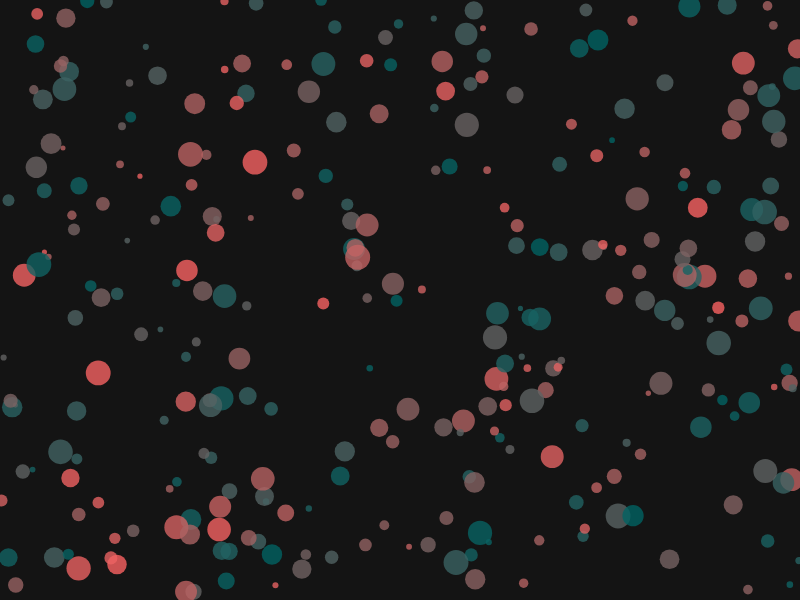
Frame 1 (no input)
Frame 60 (no input): identical to frame 1, image omitted
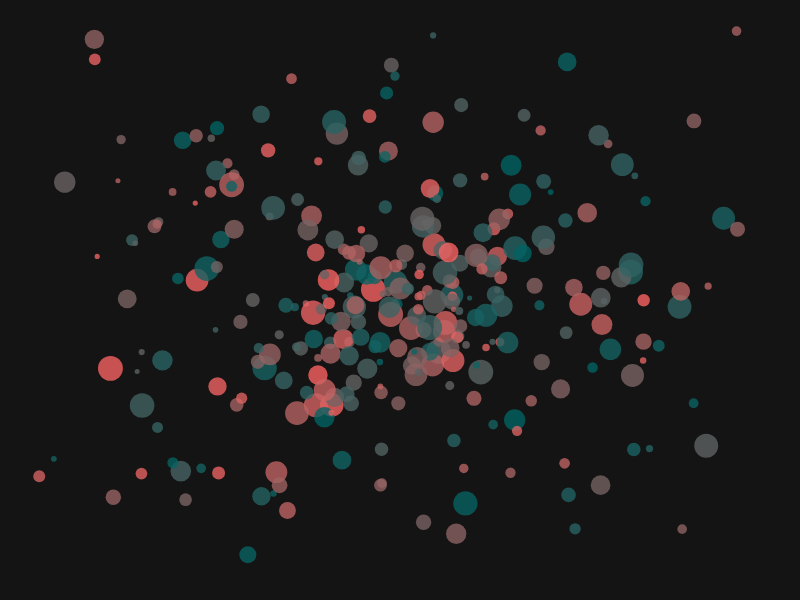
Frame 120 (the mouse pressed at the canvas centre since frame 60)

The p5.js sketch that drew these frames (run headless with seeded random() and noise() and a simulated clock; from frame 60 on, the mouse is pressed at the canvas centre):

// p5.js sketch
// ── sketch.js
/*

Create multiple objects of the same type

*/

var num = 300;
var objects = [];

function setup() {
	createCanvas(displayWidth,displayHeight); 
	
	for(var i=0; i<num; i++) {
  		var o = new TweenObject(random(width),random(height),random(0.1)+0.01,random(0.4)+0.01);   //  starting position, damping, attraction 
  		objects.push(o);
  	}	 
}

function draw() {	
  background(20);
  for(o in objects) {
  		objects[o].update();
  		objects[o].draw();
  	}
}

function mousePressed(){
	for(var o in objects) {
      // change member parameters on mouse press
      objects[o].damping = random(0.1)+0.01;
  		objects[o].target(mouseX + random(100)-50, mouseY + random(100)-50);
  	}
}


// ── TweenObject.js
function TweenObject(valuex, valuey, damping, attraction) {
  this.valuex = valuex;
  this.valuey = valuey;
  this.damping = damping;
  this.attraction = attraction;
  this.velx = 0;
  this.vely = 0;
  this.accelx = 0;
  this.accely = 0;
  this.forcex = 0;
  this.forcey = 0;
  this.mass = 1;
  this.targeting;
  this.mytargetx;
  this.mytargety;
  this.r = random(255);
  this.s = random(20) + 5;
  
  TweenObject.prototype.set = function(v) {
    this.value = v;
  }

  TweenObject.prototype.update = function() {
    if (this.targeting) {
      this.forcex += this.attraction * (this.mytargetx - this.valuex);
      this.forcey += this.attraction * (this.mytargety - this.valuey);
    }

    this.accelx = this.forcex / this.mass;
    this.velx = (this.velx + this.accelx) * this.damping;
    this.valuex += this.velx;
    this.forcex = 0;

    this.accely = this.forcey / this.mass;
    this.vely = (this.vely + this.accely) * this.damping;
    this.valuey += this.vely;
    this.forcey = 0;
  }

  TweenObject.prototype.target = function(tx, ty) {
    this.targeting = true;
    this.mytargetx = tx;
    this.mytargety = ty;
  }


  TweenObject.prototype.noTarget = function() {
    this.targeting = false;
  }

  TweenObject.prototype.draw = function() {
    noStroke();
    fill(this.r,100,100,200);
    ellipse(this.valuex, this.valuey, this.s, this.s);
  }
}
